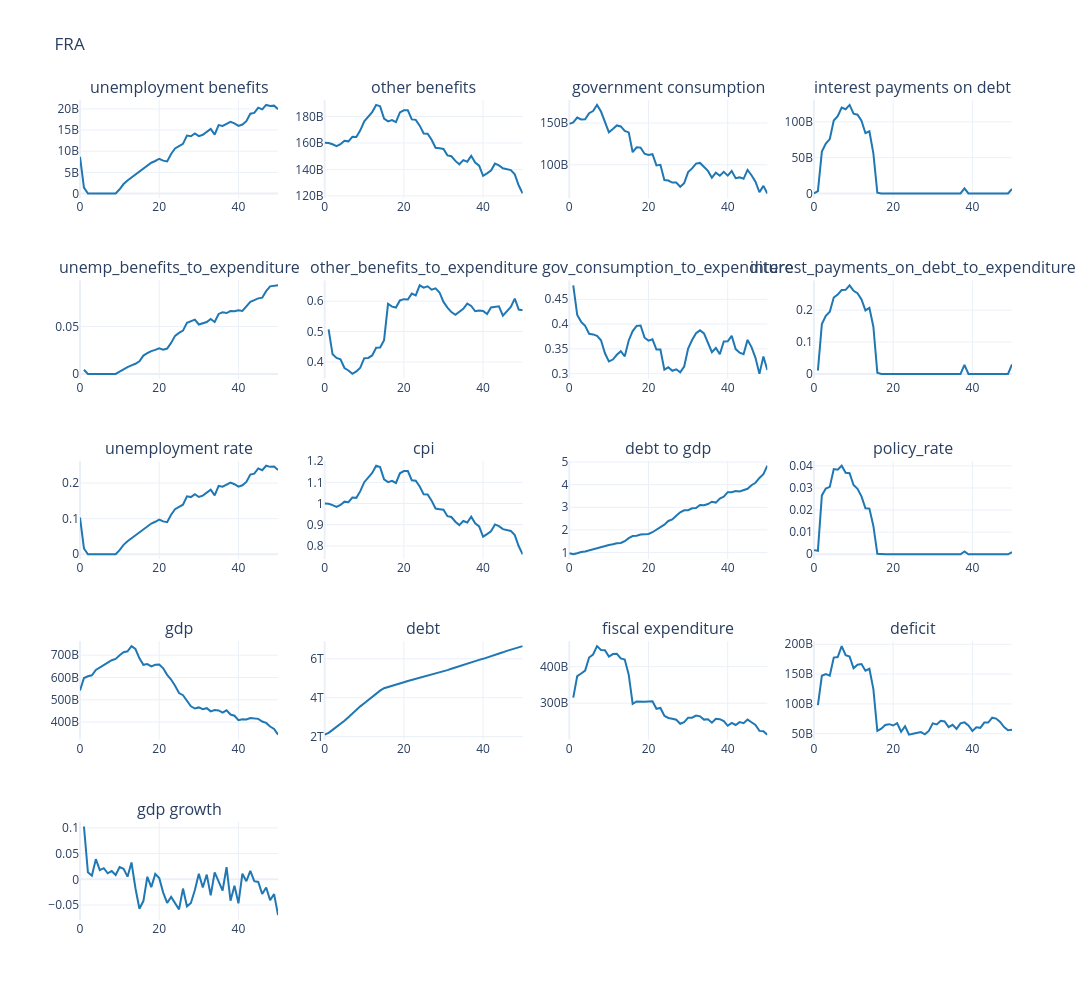

Notebook source saved alongside this figure:
### Code cell
fiscal_cols = [
    'unemployment benefits', 'other benefits', 'government consumption', 'interest payments on debt',
    'unemp_benefits_to_expenditure', 'other_benefits_to_expenditure', 'gov_consumption_to_expenditure', 'interest_payments_on_debt_to_expenditure', 
    'unemployment rate', 'cpi', 'debt to gdp', 'policy_rate', 'gdp', 'debt', 'fiscal expenditure', 'deficit', 'gdp growth',
    ]


#  Plot fiscal variables
plot_output(
    df=df_base[fiscal_cols],
    no_rows=5,
    no_cols=4,
    country_code=cfg.country_iso3,
    line_color="#1f77b4",
    base_height=200,
    base_width=400,
)
